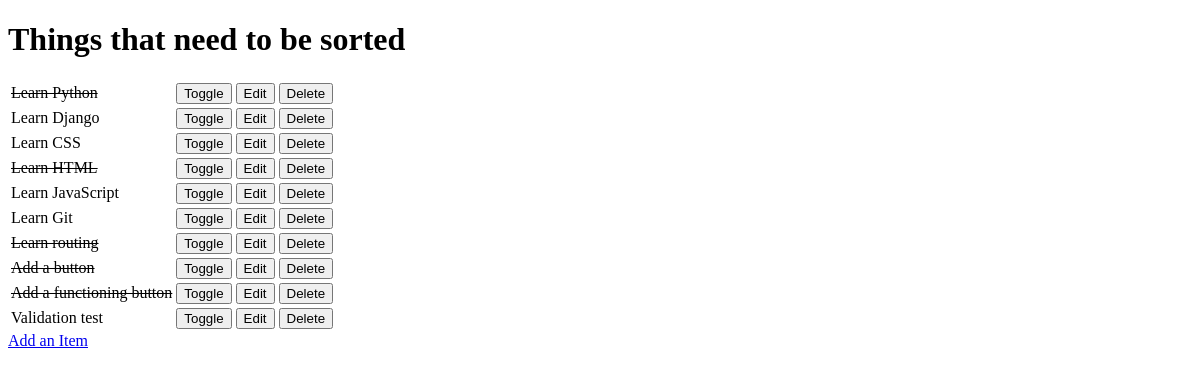
The app's page /, older data.
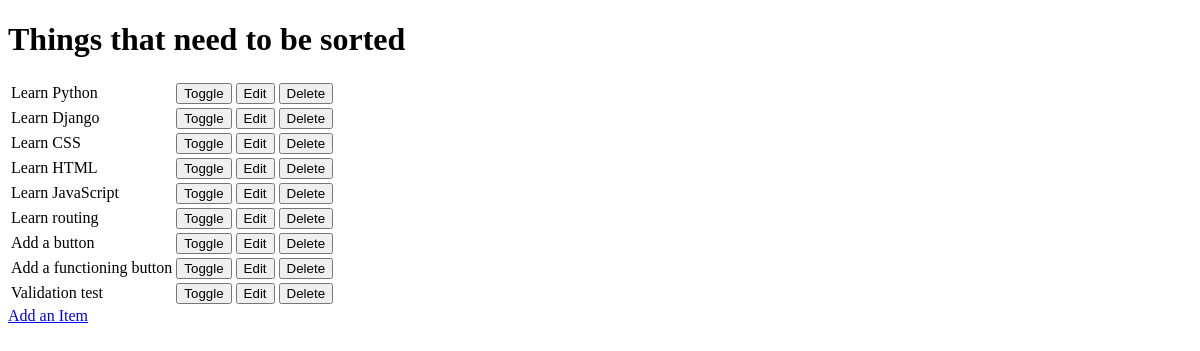
The same page, newer data.
### todo/models.py (models this page shows, shortened)
class Item(models.Model):
    name = models.CharField(max_length=50, null=False, blank=False)
    done = models.BooleanField(null=False, blank=False)

### todo/views.py (the view)
# urls.py: path('', views.get_todo_list, name="get_todo_list"),
def get_todo_list(request):
    items = Item.objects.all()
    context = {
        'items': items
    }
    return render(request, 'todo/todo_list.html', context)

### todo/templates/todo/todo_list.html (shortened to what this page needs)
<!DOCTYPE html>
<html lang="en">
<head>
</head>
<body>
    <h1>Things that need to be sorted</h1>
    <table>
        {% for item in items %}
        <tr>
            {% if item.done %}
            <td><strike>{{ item.name}}</strike></td>
            {% else %}
            <td>{{ item.name}}</td>
            {% endif %}
            <td>
                <a href="/toggle/{{ item.id }}">
                    <button>Toggle</button>
                </a>
            </td>
            <td>
                <a href="/edit/{{ item.id }}">
                    <button>Edit</button>
                </a>
            </td>
            <td>
                <a href="/delete/{{ item.id }}">
                    <button>Delete</button>
                </a>
            </td>
        </tr>
        {% empty %}
        <tr>
            <td>You have nothing to do.</td>
        </tr>
        {% endfor %}
    </table>
    <a href="/add">Add an Item</a>
</body>
</html>

Row changes from the older to the newer data that the page shows:
removed Item: name "Learn Git"
changed Item "Learn Python": done True → False (drawn)
changed Item "Learn HTML": done True → False (drawn)
changed Item "Learn routing": done True → False (drawn)
changed Item "Add a button": done True → False (drawn)
changed Item "Add a functioning button": done True → False (drawn)
